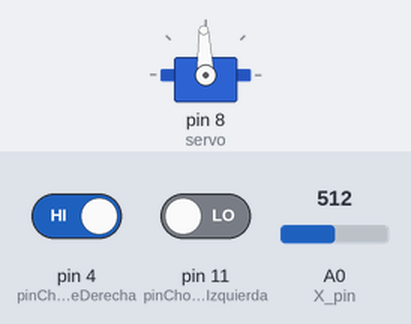
A sketch run on a simulated Arduino Uno, built with avr-gcc and run on an emulated ATmega328P. Parts: servo. The inputs (shaded band) are chosen by the test bench; at power-on: pin 4 (pinChoqueDerecha) HIGH, pin 11 (pinChoqueIzquierda) LOW, A0 (X_pin) = 512. What the sketch prints to the serial monitor is not drawn.

Above: at 0.4 s.
At 1.2 s:
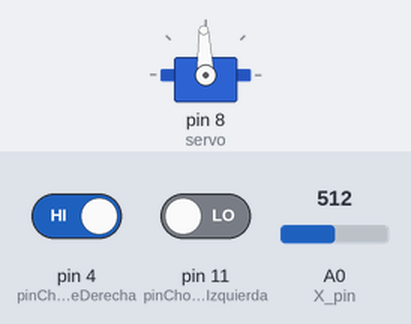
1.3 s: pin 4 (pinChoqueDerecha) driven LOW
Timing chart, 0 to 56.8 s (numbered marks = the images above; inputs shaded):
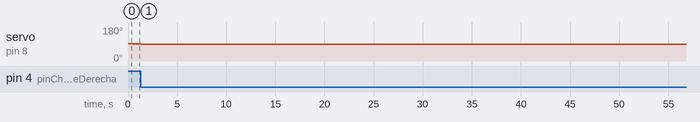

The sketch:

Ejercicio4.3.ino
```cpp
// C++ code
// GRUPO B3
// Mateo Rico Iglesias
// Chen Xin Pan Wang
// Eduardo Blanco Bielsa

#include <Servo.h>
//2.-
Servo servo;
int boton_pin = 7; // Pin digital para el botón
int X_pin = A0; // Pin analógico para leer eje X
int pinChoqueIzquierda = 11;
int pinChoqueDerecha = 4;

void setup(){
 Serial.begin(9600);
 servo.attach(8);
 pinMode(boton_pin, INPUT_PULLUP);
 pinMode(pinChoqueIzquierda, INPUT);
 pinMode(pinChoqueDerecha, INPUT);
}
void loop(){
  int movimientoJoystickX = detectarJoystick();
  Serial.println(movimientoJoystickX);
 if ((movimientoJoystickX > 490 && movimientoJoystickX < 530) || !digitalRead(pinChoqueDerecha) || !digitalRead(pinChoqueIzquierda)) {
    servo.write(90);
    if(!digitalRead(pinChoqueDerecha)){
      servo.write(88);
      delay(10);
      servo.write(90);
    } else if(!digitalRead(pinChoqueIzquierda)){
      servo.write(92);
      delay(10);
      servo.write(90);
    }
 }else if(movimientoJoystickX < 490 && movimientoJoystickX > 150){
  Serial.println("Izquierda");
   girarIzquierdaLento();
 } else if(movimientoJoystickX < 150){
      girarIzquierdaRapido();
 }
 else if(movimientoJoystickX > 530 && movimientoJoystickX < 900){
   Serial.println("Derecha");
   girarDerechaLento();
 } else if(movimientoJoystickX > 900){
      girarDerechaRapido();
 }
}

void girarIzquierdaRapido(){
  servo.write(0);
}

void girarIzquierdaLento(){
  servo.write(85);
}

void girarDerechaRapido(){
  servo.write(180);
}

void girarDerechaLento(){
  servo.write(95);
}
int detectarJoystick(){
 return analogRead(X_pin);
}
```

Measured:
- by itself, servo on pin 8 (servo): alternates 90° for 0.01 s and 88° for 0.05 s
